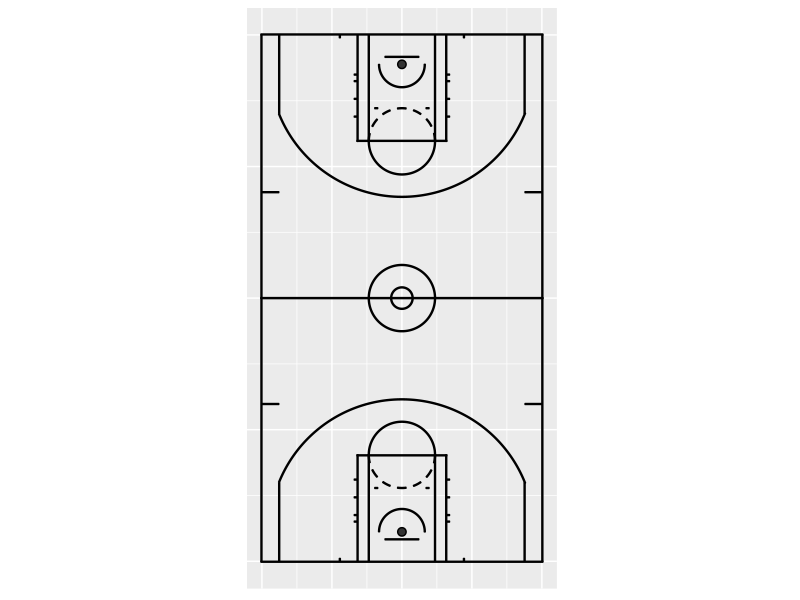
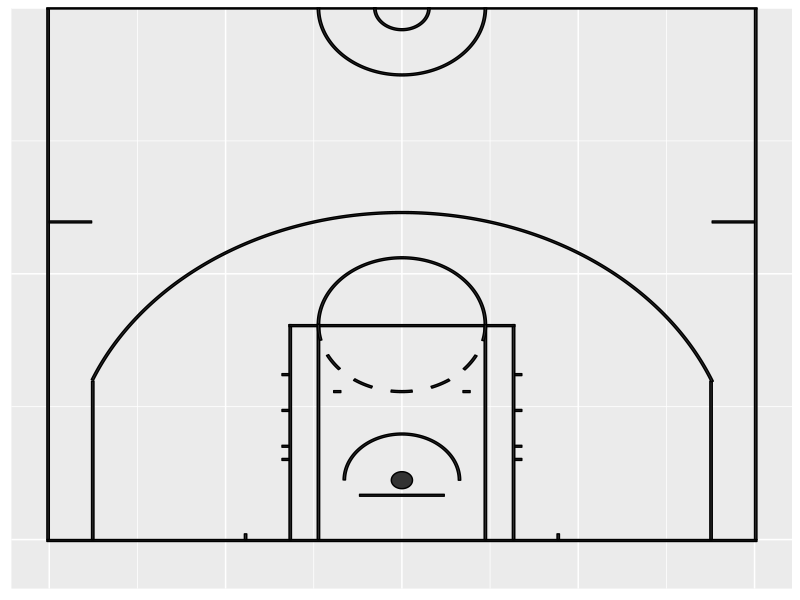

Write the R code that produced these figures, in order. (Note: this script raises an error after producing the figures.)
library(ggplot2)

#For final results, see Final_Stuff file

#Code for plotting a basketball court. Call final result with halfP    (long - do not open)

# Need a function to draw circle
circle_fun <- function(center=c(0,0), diameter=1, npoints=500, start=0, end=2){
  tt <- seq(start*pi, end*pi, length.out=npoints)
  data.frame(
    x = center[1] + diameter / 2 * cos(tt),
    y = center[2] + diameter / 2 * sin(tt)
  )
}

# Need symmetry
rev_y <- function(y) 94-y

# Create data frame containing coordinates of polygons
new_coords <- function(x, y, group, descri){
  new_coords_df <- data.frame(x = x, y = y)
  new_coords_df$group <- group
  new_coords_df$side <- 1
  group <- group + 1
  
  # The same thing for the opposite side
  new_coords_df2 <- data.frame(x = x, y = rev_y(y))
  new_coords_df2$group <- group
  new_coords_df2$side <- 2
  group <<- group + 1
  
  # On reunit les donnees
  new_coords_df <- rbind(new_coords_df, new_coords_df2)
  new_coords_df$descri <- descri
  
  return(new_coords_df)
}

#Circles we need 
# Restricted area
cercle_np_out <- circle_fun(center = c(25,5+3/12), diameter = (4+1/6)*2)
cercle_np_in <- circle_fun(center = c(25,5+3/12), diameter = 4*2)
# Three point
cercle_3pts_out <- circle_fun(center = c(25,5+3/12), diameter = (23+9/12)*2)
cercle_3pts_in <- circle_fun(center = c(25,5+3/12), diameter = (23+7/12)*2)
# Hoop
cercle_ce <- circle_fun(center = c(25,5+3/12), diameter = 1.5)
# Free Throws
cercle_lf_out <- circle_fun(center = c(25,19), diameter = 6*2)
cercle_lf_in <- circle_fun(center = c(25,19), diameter = (6-1/6)*2)
# Center Circle
cercle_mil_out <- circle_fun(center = c(25,47), diameter = 6*2)
cercle_mil_in <- circle_fun(center = c(25,47), diameter = (6-1/6)*2)
# Small Center Circle
cercle_mil_petit_out <- circle_fun(center = c(25,47), diameter = 2*2)
cercle_mil_petit_in <- circle_fun(center = c(25,47), diameter = (2-1/6)*2)


#We need to assign the first value of the variable group. Then, each use of new_coords increments group value by one.

group <- 1
court <- new_coords(c(0-1/6,0-1/6,50 + 1/6,50 + 1/6), c(0 - 1/6,0,0,0 - 1/6), group = group, descri = "ligne de fond")
court <- rbind(court, new_coords(x = c(0-1/6,0-1/6,0,0), y = c(0,47-1/12,47-1/12,0), group = group, descri = "ligne gauche"))
court <- rbind(court, new_coords(x = c(50,50,50+1/6,50+1/6), y = c(0,47-1/12,47-1/12,0), group = group, descri = "ligne droite"))
court <- rbind(court, new_coords(x = c(0,0,3,3), y = c(28,28+1/6,28+1/6,28), group = group, descri = "marque entraineur gauche"))
court <- rbind(court, new_coords(x = c(47,47,50,50), y = c(28,28+1/6,28+1/6,28), group = group, descri = "marque entraineur droite"))
court <- rbind(court, new_coords(x = c(3,3,3+1/6,3+1/6), y = c(0,14,14,0), group = group, descri = "3pts bas gauche"))
court <- rbind(court, new_coords(x = c(47-1/6,47-1/6,47,47), y = c(0,14,14,0), group = group, descri = "3pts bas droit"))
court <- rbind(court, new_coords(x = c(17,17,17+1/6,17+1/6), y = c(0,19,19,0), group = group, descri = "LF bas gauche"))
court <- rbind(court, new_coords(x = c(33-1/6,33-1/6,33,33), y = c(0,19,19,0), group = group, descri = "LF bas droit"))
court <- rbind(court, new_coords(x = c(17,17,33,33), y = c(19-1/6,19,19,19-1/6), group = group, descri = "LF tireur"))
court <- rbind(court, new_coords(x = c(14-1/6,14-1/6,14,14), y = c(0,1/2,1/2,0), group = group, descri = "marque fond gauche"))
court <- rbind(court, new_coords(x = c(36,36,36+1/6,36+1/6), y = c(0,1/2,1/2,0), group = group, descri = "marque fond droit"))
court <- rbind(court, new_coords(x = c(19,19,19+1/6,19+1/6), y = c(0,19,19,0), group = group, descri = "LF gauche interieur"))
court <- rbind(court, new_coords(x = c(31-1/6,31-1/6,31,31), y = c(0,19,19,0), group = group, descri = "LF droite interieur"))
court <- rbind(court, new_coords(x = c(22, 22, 28, 28), y = c(4-1/6,4,4,4-1/6), group = group, descri = "planche"))
court <- rbind(court, new_coords(x = c(cercle_3pts_out[31:220,"x"], rev(cercle_3pts_in[31:220,"x"])),
                                 y = c(cercle_3pts_out[31:220,"y"], rev(cercle_3pts_in[31:220,"y"])), group = group, descri = "cercle 3pts"))
court <- rbind(court, new_coords(x = c(cercle_np_out[1:250,"x"], rev(cercle_np_in[1:250,"x"])),
                                 y = c(cercle_np_out[1:250,"y"], rev(cercle_np_in[1:250,"y"])), group = group, descri = "cercle non passage en force"))
court <- rbind(court, new_coords(x = c(20+1/6,20+1/6,20+8/12,20+8/12), y = c(13,13+1/6,13+1/6,13), group = group, descri = "marque bas gauche cercle LF"))
court <- rbind(court, new_coords(x = c(30-8/12,30-8/12,30-1/6,30-1/6), y = c(13,13+1/6,13+1/6,13), group = group, descri = "marque bas droite cercle LF"))
court <- rbind(court, new_coords(x = c(cercle_lf_out[1:250,"x"], rev(cercle_lf_in[1:250,"x"])),
                                 y = c(cercle_lf_out[1:250,"y"], rev(cercle_lf_in[1:250,"y"])), group = group, descri = "cercle LF haut"))
court <- rbind(court, new_coords(x = c(cercle_lf_out[250:269,"x"], rev(cercle_lf_in[250:269,"x"])),
                                 y = c(cercle_lf_out[250:269,"y"], rev(cercle_lf_in[250:269,"y"])), group = group, descri = "cercle LF partie 1"))
court <- rbind(court, new_coords(x = c(cercle_lf_out[288:308,"x"], rev(cercle_lf_in[288:308,"x"])),
                                 y = c(cercle_lf_out[288:308,"y"], rev(cercle_lf_in[288:308,"y"])), group = group, descri = "cercle LF partie 2"))
court <- rbind(court, new_coords(x = c(cercle_lf_out[327:346,"x"], rev(cercle_lf_in[327:346,"x"])),
                                 y = c(cercle_lf_out[327:346,"y"], rev(cercle_lf_in[327:346,"y"])), group = group, descri = "cercle LF partie 3"))
court <- rbind(court, new_coords(x = c(cercle_lf_out[365:385,"x"], rev(cercle_lf_in[365:385,"x"])),
                                 y = c(cercle_lf_out[365:385,"y"], rev(cercle_lf_in[365:385,"y"])), group = group, descri = "cercle LF partie 4"))
court <- rbind(court, new_coords(x = c(cercle_lf_out[404:423,"x"], rev(cercle_lf_in[404:423,"x"])),
                                 y = c(cercle_lf_out[404:423,"y"], rev(cercle_lf_in[404:423,"y"])), group = group, descri = "cercle LF partie 5"))
court <- rbind(court, new_coords(x = c(cercle_lf_out[442:462,"x"], rev(cercle_lf_in[442:462,"x"])),
                                 y = c(cercle_lf_out[442:462,"y"], rev(cercle_lf_in[442:462,"y"])), group = group, descri = "cercle LF partie 6"))
court <- rbind(court, new_coords(x = c(cercle_lf_out[481:500,"x"], rev(cercle_lf_in[481:500,"x"])),
                                 y = c(cercle_lf_out[481:500,"y"], rev(cercle_lf_in[481:500,"y"])), group = group, descri = "cercle LF partie 7"))
court <- rbind(court, new_coords(x = c(17-0.5,17-0.5,17,17), y = c(7,7+1/6,7+1/6,7), group = group, descri = "marque 1 LF gauche"))
court <- rbind(court, new_coords(x = c(17-0.5,17-0.5,17,17), y = c(8+1/6,8+1/3,8+1/3,8+1/6), group = group, descri = "marque 2 LF gauche"))
court <- rbind(court, new_coords(x = c(17-0.5,17-0.5,17,17), y = c(11+1/3,11.5,11.5,11+1/3), group = group, descri = "marque 3 LF gauche"))
court <- rbind(court, new_coords(x = c(17-0.5,17-0.5,17,17), y = c(14.5,14.5+1/6,14.5+1/6,14.5), group = group, descri = "marque 4 LF gauche"))
court <- rbind(court, new_coords(x = c(33,33,33+0.5,33+0.5), y = c(7,7+1/6,7+1/6,7), group = group, descri = "marque 1 LF droite"))
court <- rbind(court, new_coords(x = c(33,33,33+0.5,33+0.5), y = c(8+1/6,8+1/3,8+1/3,8+1/6), group = group, descri = "marque 2 LF droite"))
court <- rbind(court, new_coords(x = c(33,33,33+0.5,33+0.5), y = c(11+1/3,11.5,11.5,11+1/3), group = group, descri = "marque 3 LF droite"))
court <- rbind(court, new_coords(x = c(33,33,33+0.5,33+0.5), y = c(14.5,14.5+1/6,14.5+1/6,14.5), group = group, descri = "marque 4 LF droite"))
court <- rbind(court, new_coords(x = c(0-1/6,0-1/6,50+1/6,50+1/6), y = c(94/2-1/12,94/2, 94/2, 94/2-1/12), group = group, descri = "ligne mediane"))
court <- rbind(court, new_coords(x = c(cercle_mil_out[250:500,"x"], rev(cercle_mil_in[250:500,"x"])),
                                 y = c(cercle_mil_out[250:500,"y"], rev(cercle_mil_in[250:500,"y"])), group = group, descri = "cercle milieu grand"))
court <- rbind(court, new_coords(x = c(cercle_mil_petit_out[250:500,"x"], rev(cercle_mil_petit_in[250:500,"x"])),
                                 y = c(cercle_mil_petit_out[250:500,"y"], rev(cercle_mil_petit_in[250:500,"y"])), group = group, descri = "cercle milieu petit"))
court <- rbind(court, new_coords(x = cercle_ce[,"x"], y = cercle_ce[,"y"], group = group, descri = "anneau"))



#Create the graph 

library(ggplot2)
P <- ggplot() + geom_polygon(data = court, aes(x = x, y = y, group = group), col = "black") +
  coord_equal() +
  ylim(-2,96) +
  xlim(-5,55) +
  scale_x_continuous(breaks = c(0, 12.5, 25, 37.5, 50)) +
  scale_y_continuous(breaks = c(0, 23.5, 47, 70.5, 94)) +
  xlab("") + ylab("") +
  theme(axis.text.x = element_blank(),
        axis.text.y = element_blank(), axis.ticks.x = element_blank(),
        axis.ticks.y = element_blank(), axis.title = element_blank()
  )

P


halfP <- P + coord_cartesian(ylim = c(-2, 44.7))

halfP 


#Initial tries for season plotting. if needed use function generate_chart. DONT OPEN

plot2009_2010 <- halfP + stat_bin_hex(data = onlymade2009_2010, aes(x =onlymade2009_2010$shot_x ,
                                                    y =onlymade2009_2010$shot_y, ),
                   binwidth = 0.1, alpha = .8) + ggtitle("Season 09/10 Make Shots ")

plot2010_2011 <- halfP + stat_bin_hex(data = onlymade2010_2011, aes(x =onlymade2010_2011$shot_x ,
                                                                  y =onlymade2010_2011$shot_y),
                                    binwidth = 0.1, alpha = .8) +  ggtitle("Season 10/11 Make Shots ")
plot2011_2012 <- halfP + geom_bin2d(data = onlymade2011_2012, aes(x =onlymade2011_2012$shot_x ,
                                                                  y =onlymade2011_2012$shot_y),
                                    binwidth = 0.1, alpha = .8) +  ggtitle("Season 11/12 Make Shots ")
plot2012_2013 <- halfP + geom_bin2d(data = onlymade2012_2013, aes(x =onlymade2012_2013$shot_x ,
                                                                  y =onlymade2012_2013$shot_y),
                                    binwidth = 0.1, alpha = .8) +  ggtitle("Season 12/13 Make Shots ")
plot2013_2014 <- halfP + geom_bin2d(data = onlymade2013_2014, aes(x =onlymade2013_2014$shot_x ,
                                                                  y =onlymade2013_2014$shot_y),
                                    binwidth = 0.1, alpha = .8) +  ggtitle("Season 13/14 Make Shots ")
plot2014_2015 <- halfP + geom_bin2d(data = onlymade2014_2015, aes(x =onlymade2014_2015$shot_x ,
                                                                  y =onlymade2014_2015$shot_y),
                                    binwidth = 0.1, alpha = .8) +  ggtitle("Season 14/15 Make Shots ")
plot2015_2016 <- halfP + geom_bin2d(data = onlymade2015_2016, aes(x =onlymade2015_2016$shot_x ,
                                                                  y =onlymade2015_2016$shot_y),
                                    binwidth = 0.1, alpha = .8) +  ggtitle("Season 15/16 Make Shots ")
plot2016_2017 <- halfP + geom_bin2d(data = onlymade2016_2017, aes(x =onlymade2016_2017$shot_x ,
                                                                  y =onlymade2016_2017$shot_y),
                                    binwidth = 0.1, alpha = .8) +  ggtitle("Season 16/17 Make Shots ")
plot2017_2018 <- halfP + geom_bin2d(data =season2017_2018, aes(x =season2017_2018$shot_x ,
                                                                  y =season2017_2018$shot_y, color = season2017_2018$result),
                                    binwidth = 0.1, alpha = .3) +  ggtitle("Season 17/18 Make Shots ")
plot2018_2019 <- halfP + stat_bin_hex(data = onlymade2018_2019, aes(x =onlymade2018_2019$shot_x ,
                                                                  y =onlymade2018_2019$shot_y,
                                                                  fill = stat(cut(log(count),
                                                                                  breaks = log(c(10,50, 250, 500, Inf)),))),
                                    binwidth = 1, alpha = 0.4, show.legend = NA,  colour = "lightblue") +
  scale_fill_manual(values = c("blue", "yellow", "red" , "black"), #labels = c("a","s","w","q"), name = "Count")+
  )+ggtitle("Season 18/19 Make Shots ") 
 

#Initial code for plotting made field goals. Don't need
halfP + geom_hex(data = onlymade2018_2019, aes(x =onlymade2018_2019$shot_x ,
                                                        y =onlymade2018_2019$shot_y,
                                                        fill = cut(..count.., c(
                                                          0,5,25, 50, 100, Inf))),
                          colour = "lightblue",  binwidth = 1, alpha = 0.75) +
  scale_fill_manual(values = c("grey98", "slategray3", "yellow", "red" , "black"), labels = c("0-5","5-25","25-50","50-100","100+"), name = "Count")+
  ggtitle("Season 18/19 Make Shots ") 



#Show this - difference in 10 seasons

grid.arrange(generate_chart(z18_19),generate_chart(z09_10), nrow=2, ncol=1)


#Create function that returns plot of selected season. Example: generate_chart(z18_19)
generate_chart = function(season) {
  halfP + geom_hex(data = season, aes(x =season$shot_x ,
                                                 y =season$shot_y,
                                                 fill = cut(..count.., c(
                                                   0,5,25, 50, 100, Inf))),
                   colour = "lightblue",  binwidth = 1, alpha = 0.75) +
    scale_fill_manual(values = c("grey98", "slategray3", "yellow", "red" , "black"), 
                      labels = c("0-5","5-25","25-50","50-100","100+"), name = "Count")+
    ggtitle(" Made Shots Season ") 
}


generate_chart(z18_19)
#End

library(tidyverse)

#Initial function made for just season 18-19
generate_player_chart <- function(name) {
  
  
  zz <- subset(z18_19, player == name)
 plot<-  halfP + geom_hex(data = zz, aes(x =zz$shot_x ,
                                                y =zz$shot_y,
                                                fill = cut(..count.., c(
                                                  0,1,2, 5, 10, Inf))),
                            colour = "lightblue",  binwidth = 1, alpha = 0.75) +
    scale_fill_manual(values = c("grey98", "slategray3", "yellow", "red" , "black"), 
                      labels = c("1","2","2-5","5-10","11+"), name = "Count")+
    ggtitle(paste(name,"Total Shots"))
  return(plot)
}

#End

#Player Funtion, with parameters name and season. example : player_chart("Kevin Durant", z18_19)
player_chart <- function(name, whatseason) {
  
  
  zz <- subset(whatseason, player == name)
  plot<-  halfP + geom_hex(data = zz, aes(x =shot_x ,
                                          y =shot_y,
                                          fill = cut(..count.., c(
                                            0,1,2, 5, 10, Inf))),
                           colour = "lightblue",  binwidth = 1, alpha = 0.75) +
    scale_fill_manual(values = c("grey98", "slategray3", "yellow", "red" , "black"), 
                      labels = c("1","2","2-5","5-10","11+"), name = "Count")+
    ggtitle(paste(name,"Total Shots"))
  return(plot)
}


player_chart("Kevin Durant", z18_19_made)

grid.arrange(player_chart("James Harden", z18_19_made), player_chart("James Harden", z16_17_made), player_chart("James Harden", z14_15_made)
             , player_chart("James Harden", z12_13_made),
             nrow=2, ncol=2)


#End


#Team function, with parameters team and season. 

team_chart <- function(name, whatseason) {
  
  
  zz <- subset(whatseason, team == name)
  plot<-  halfP + geom_hex(data = zz, aes(x =shot_x ,
                                          y =shot_y,
                                          fill = cut(..count.., c(
                                            0,1,2, 5, 10, Inf))),
                           colour = "lightblue",  binwidth = 1, alpha = 0.75) +
    scale_fill_manual(values = c("grey98", "slategray3", "yellow", "red" , "black"), 
                      labels = c("1","2","2-5","5-10","11+"), name = "Count")+
    ggtitle(paste(name,"Total Shots"))
  return(plot)
}

grid.arrange(team_chart("TOR", z18_19), team_chart("BOS",z18_19),  team_chart("HOU",z18_19),  team_chart("PHI",z18_19), nrow = 2, ncol = 2)

#Function for team and player

team__player_chart <- function(whatteam, name, whatseason) {
  
  
  ss <- subset(whatseason, team == whatteam)
  zz <- subset(ss, player == name)
  plot<-  halfP + geom_hex(data = zz, aes(x =shot_x ,
                                          y =shot_y,
                                          fill = cut(..count.., c(
                                            0,1,2, 5, 10, Inf))),
                           colour = "lightblue",  binwidth = 1, alpha = 0.75) +
    scale_fill_manual(values = c("grey98", "slategray3", "yellow", "red" , "black"), 
                      labels = c("1","2","2-5","5-10","11+"), name = "Count")+
    ggtitle(paste(name,"Total Shots"))
  return(plot)
} 

team__player_chart("HOU", "James Harden", z18_19)


#Code for writing data set in folder for later upload

write.csv(ZZ,"ZZ.csv", row.names = FALSE)



library(dplyr)
#Get player name list
ZZ1819 <- distinct(X2018_2019_combined_stats,player, .keep_all = TRUE)
ZZ1718 <- distinct(X2017_2018_combined_stats,player, .keep_all = TRUE)
ZZ1617 <- distinct(X2016_2017_combined_stats,player, .keep_all = TRUE)
ZZ1516 <- distinct(X2015_2016_combined_stats,player, .keep_all = TRUE)
ZZ1415 <- distinct(X2014_2015_combined_stats,player, .keep_all = TRUE)
ZZ1314 <- distinct(X2013_2014_combined_stats,player, .keep_all = TRUE)
ZZ1213 <- distinct(X2012_2013_combined_stats,player, .keep_all = TRUE)
ZZ1112 <- distinct(X2011_2012_combined_stats,player, .keep_all = TRUE)
ZZ1011 <- distinct(X2010_2011_combined_stats,player, .keep_all = TRUE)
ZZ0910 <- distinct(X2009_2010_combined_stats,player, .keep_all = TRUE)

ZZ <- rbind(ZZ1819,ZZ1718,ZZ1617,ZZ1516,ZZ1415,ZZ1314,ZZ1213,ZZ1112,ZZ1011,ZZ0910 )

ZZ <- na.omit(ZZ[,c("data_set", "team", "player")])
